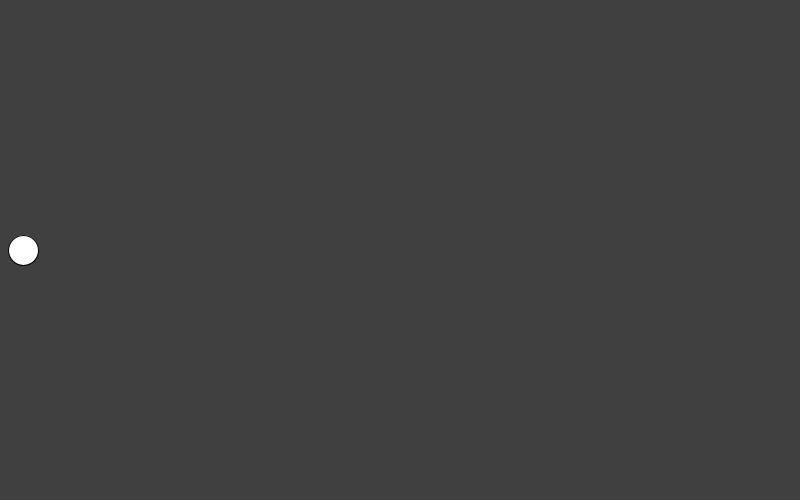
Frame 1 (no input)
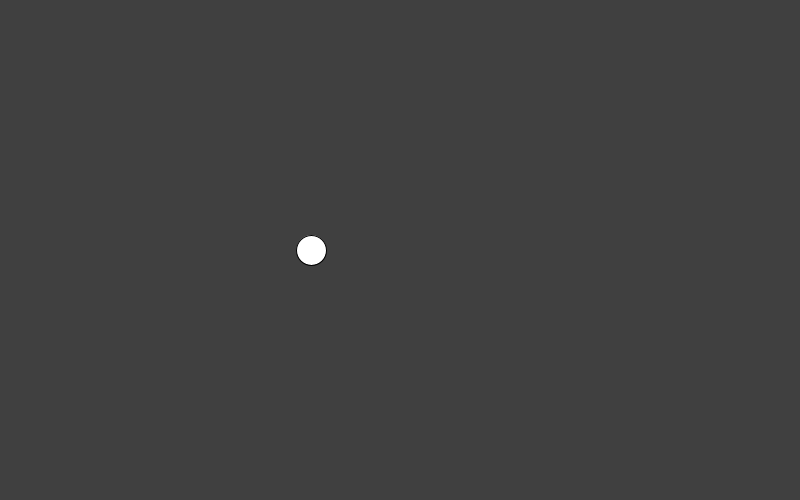
Frame 60 (the mouse pressed at the canvas centre just before this capture)
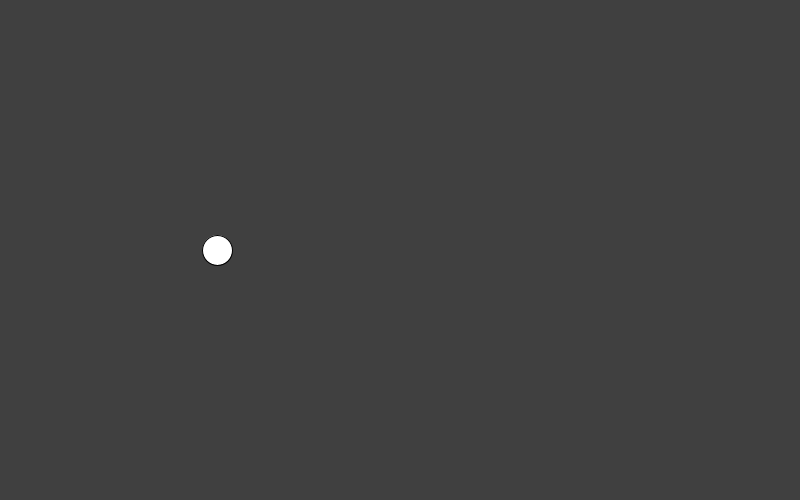
Frame 120 (the mouse held since frame 60 and released just before this capture)

The Processing sketch that drew these frames (run headless with seeded random() and noise(); from frame 60 on, the mouse is pressed at the canvas centre):

// Processing sketch: Tween_Demo
// ── Tween_Demo.pde
float xStart = 20;
float xEnd = 780;

float timeCurrent = 0;
float timeTotal = 3;

float timeStampPrev = 0;

void setup()
{
  size(800, 500);
}

void draw() 
{
  background(64);
  
  float timeStamp = millis()/1000.0;
  float dt = timeStamp - timeStampPrev;
  timeStampPrev = timeStamp;
  
  timeCurrent += dt;
  
  float p = timeCurrent / timeTotal;
  p = constrain(p, 0, 1); // clamp
  
  // bend the percent curve to add easing
  p = p * p * (3 - 2 * p);
  
  float x = lerp (xStart, xEnd, p); 
  
  ellipse(x, height/2, 30, 30);
}

void mousePressed()
{
  timeCurrent = 0;  
}
